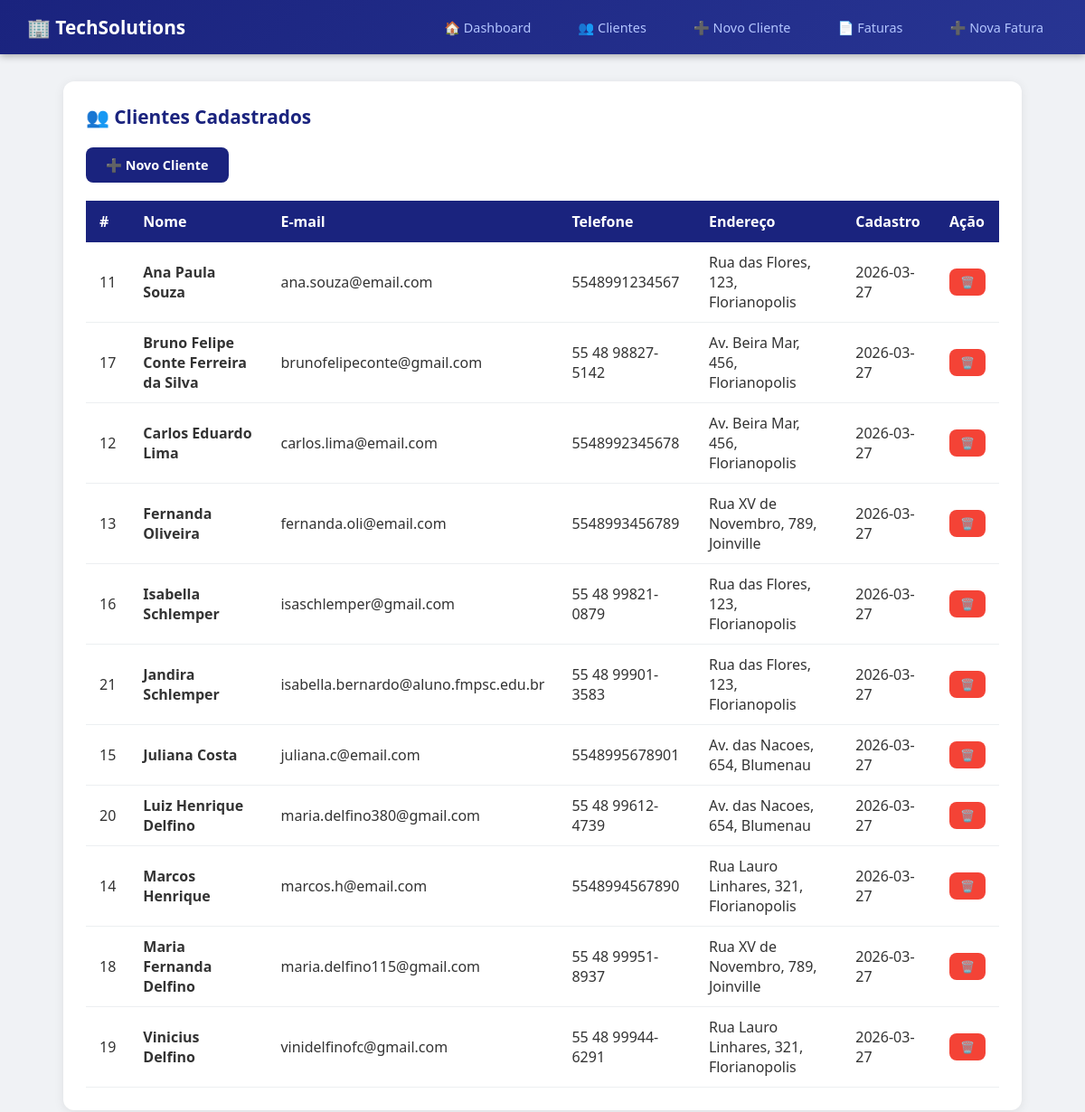
Before: /clientes with the older database file.
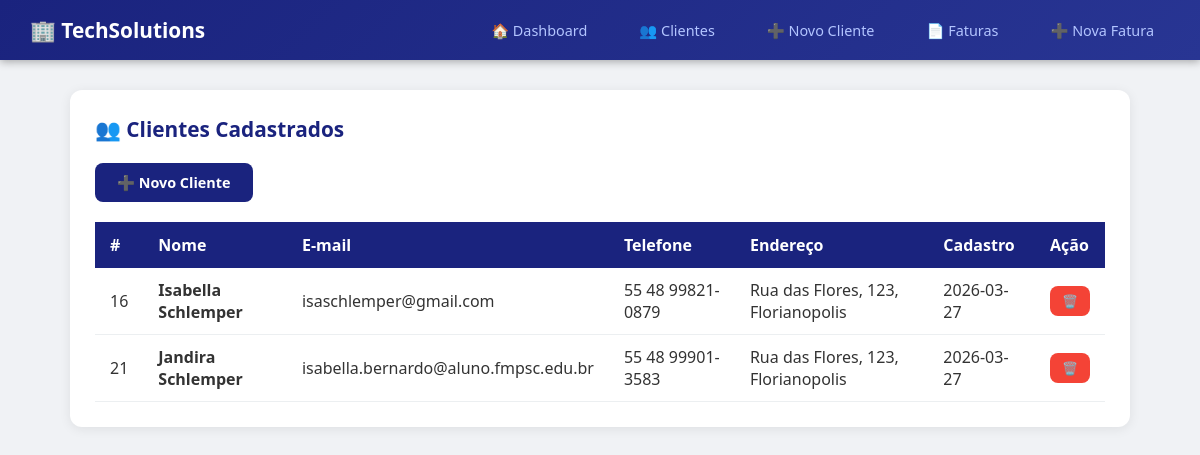
After: the same page with the newer database file.
### tables this page shows
CREATE TABLE clientes (
            id            INTEGER PRIMARY KEY AUTOINCREMENT,
            nome          TEXT    NOT NULL,
            email         TEXT    NOT NULL,
            telefone      TEXT    NOT NULL,
            endereco      TEXT,
            data_cadastro TEXT    DEFAULT (date('now'))
        );

### app.py (the view)
@app.route("/clientes")
def listar_clientes():
    conn = conectar()
    cur  = conn.cursor()
    cur.execute("SELECT * FROM clientes ORDER BY nome")
    clientes = cur.fetchall()
    conn.close()
    return render_template("clientes.html", clientes=clientes)

### database.py (called while the page is built)
def conectar():
    conn = sqlite3.connect(DB_PATH)
    conn.row_factory = sqlite3.Row
    return conn

### templates/clientes.html (shortened to what this page needs)
{% extends "base.html" %}
{% block conteudo %}
<div class="card">
    <h2>👥 Clientes Cadastrados</h2>
    <a href="/clientes/novo" class="btn btn-primary" style="margin-bottom:20px;display:inline-block;">
        ➕ Novo Cliente
    </a>
    {% if clientes %}
    <table>
        <thead>
            <tr><th>#</th><th>Nome</th><th>E-mail</th><th>Telefone</th><th>Endereço</th><th>Cadastro</th><th>Ação</th></tr>
        </thead>
        <tbody>
            {% for c in clientes %}
            <tr>
                <td>{{ c['id'] }}</td>
                <td><strong>{{ c['nome'] }}</strong></td>
                <td>{{ c['email'] }}</td>
                <td>{{ c['telefone'] }}</td>
                <td>{{ c['endereco'] or '—' }}</td>
                <td>{{ c['data_cadastro'] }}</td>
                <td>
                    <a href="/clientes/excluir/{{ c['id'] }}" class="btn btn-danger"
                       onclick="return confirm('Excluir {{ c['nome'] }}?')">🗑️</a>
                </td>
            </tr>
            {% endfor %}
        </tbody>
    </table>
    {% else %}
    <p style="color:#888;text-align:center;padding:30px;">
        Nenhum cliente ainda. <a href="/clientes/novo">Cadastre o primeiro!</a>
    </p>
    {% endif %}
</div>
{% endblock %}

### templates/base.html (shortened to what this page needs)
<!DOCTYPE html>
<html lang="pt-BR">
<head>
</head>
<body>
<nav>
    <span class="logo">🏢 TechSolutions</span>
    <a href="/">🏠 Dashboard</a>
    <a href="/clientes">👥 Clientes</a>
    <a href="/clientes/novo">➕ Novo Cliente</a>
    <a href="/faturas">📄 Faturas</a>
    <a href="/faturas/nova">➕ Nova Fatura</a>
</nav>
<div class="container">
    {% block conteudo %}{% endblock %}
</div>
</body>
</html>

### templates/base.html (style rules this page uses)
* { margin:0; padding:0; box-sizing:border-box; }
body { font-family:'Segoe UI',sans-serif; background:#f0f2f5; color:#333; }
nav { background: linear-gradient(135deg,#1a237e,#283593); padding: 0 30px; display: flex; align-items: center; gap: 20px; height: 60px; box-shadow: 0 2px 8px rgba(0,0,0,.3); }
nav .logo { color:white; font-size:1.3rem; font-weight:bold; margin-right:auto; }
nav a { color:#b3c5ff; text-decoration:none; padding:8px 16px; border-radius:6px; transition:background .2s; font-size:.9rem; }
.container { max-width:1100px; margin:30px auto; padding:0 20px; }
.card { background:white; border-radius:12px; padding:25px; box-shadow:0 2px 12px rgba(0,0,0,.08); margin-bottom:20px; }
.card h2 { color:#1a237e; margin-bottom:20px; font-size:1.3rem; }
table { width:100%; border-collapse:collapse; }
th { background:#1a237e; color:white; padding:12px 15px; text-align:left; }
td { padding:11px 15px; border-bottom:1px solid #eceff1; }
.btn { display:inline-block; padding:10px 22px; border-radius:8px; border:none; cursor:pointer; font-size:.9rem; font-weight:600; text-decoration:none; transition:all .2s; }
.btn-primary { background:#1a237e; color:white; }
.btn-danger { background:#f44336; color:white; font-size:.8rem; padding:6px 12px; }

Changed rows visible on the page:
removed clientes: id "11", nome "Ana Paula Souza", email "ana.souza@email.com", telefone "5548991234567", endereco "Rua das Flores, 123, Florianopolis", data_cadastro "2026-03-27"
removed clientes: id "17", nome "Bruno Felipe Conte Ferreira da Silva", email "brunofelipeconte@gmail.com", telefone "55 48 98827-5142", endereco "Av. Beira Mar, 456, Florianopolis", data_cadastro "2026-03-27"
removed clientes: id "12", nome "Carlos Eduardo Lima", email "carlos.lima@email.com", telefone "5548992345678", endereco "Av. Beira Mar, 456, Florianopolis", data_cadastro "2026-03-27"
removed clientes: id "13", nome "Fernanda Oliveira", email "fernanda.oli@email.com", telefone "5548993456789", endereco "Rua XV de Novembro, 789, Joinville", data_cadastro "2026-03-27"
removed clientes: id "15", nome "Juliana Costa", email "juliana.c@email.com", telefone "5548995678901", endereco "Av. das Nacoes, 654, Blumenau", data_cadastro "2026-03-27"
removed clientes: id "20", nome "Luiz Henrique Delfino", email "maria.delfino380@gmail.com", telefone "55 48 99612-4739", endereco "Av. das Nacoes, 654, Blumenau", data_cadastro "2026-03-27"
removed clientes: id "14", nome "Marcos Henrique", email "marcos.h@email.com", telefone "5548994567890", endereco "Rua Lauro Linhares, 321, Florianopolis", data_cadastro "2026-03-27"
removed clientes: id "18", nome "Maria Fernanda Delfino", email "maria.delfino115@gmail.com", telefone "55 48 99951-8937", endereco "Rua XV de Novembro, 789, Joinville", data_cadastro "2026-03-27"
removed clientes: id "19", nome "Vinicius Delfino", email "vinidelfinofc@gmail.com", telefone "55 48 99944-6291", endereco "Rua Lauro Linhares, 321, Florianopolis", data_cadastro "2026-03-27"
